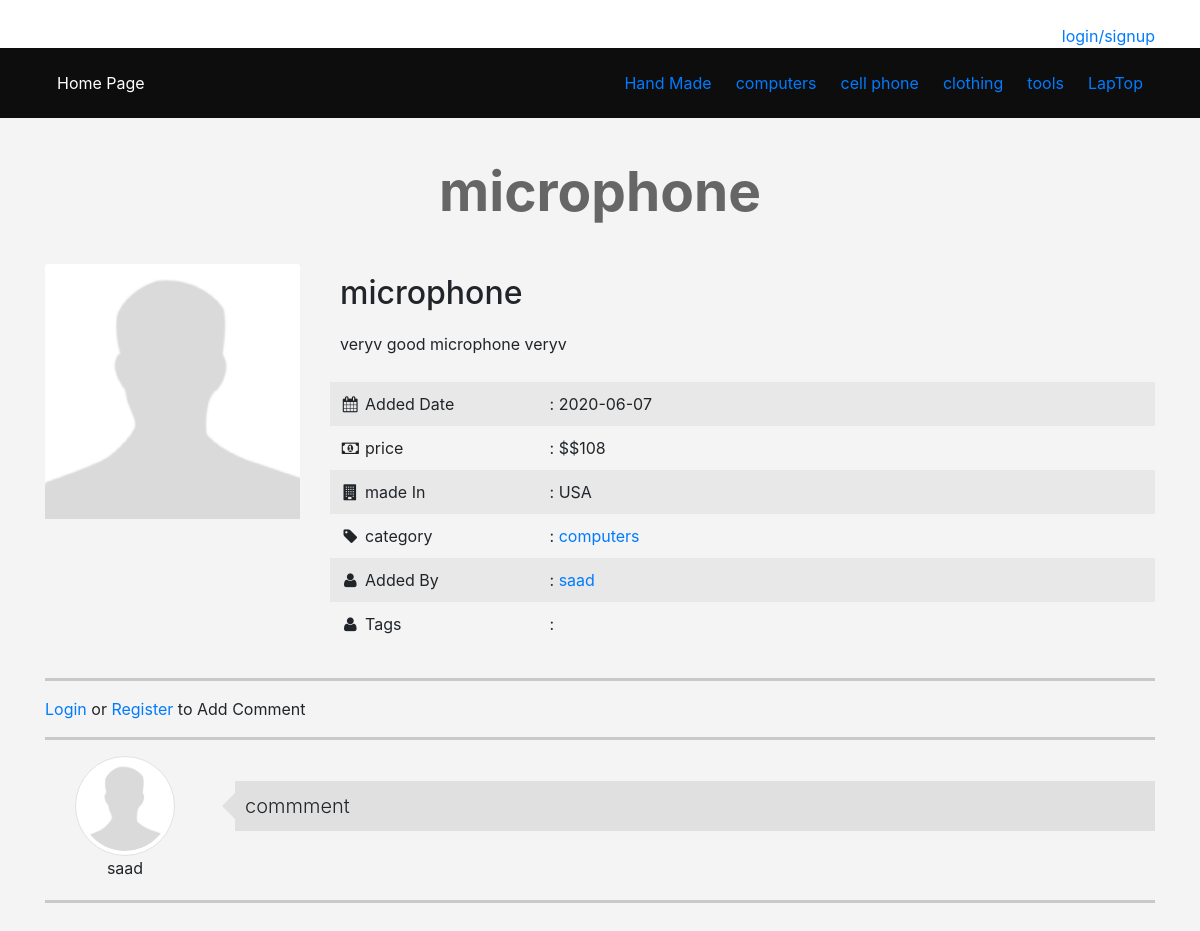
Page /items.php?itemid=20 on the committed database.
### tables this page shows
CREATE TABLE `categories` (
  `ID` int(11) NOT NULL,
  `Name` varchar(255) NOT NULL,
  `Descrption` text NOT NULL,
  `parent` int(11) NOT NULL,
  `Ordering` int(11) DEFAULT NULL,
  `Visibilty` tinyint(4) NOT NULL DEFAULT '0',
  `Allow_Comment` tinyint(4) NOT NULL DEFAULT '0',
  `Allow_Ads` tinyint(4) NOT NULL DEFAULT '0'
);

CREATE TABLE `items` (
  `item_ID` int(11) NOT NULL,
  `Name` varchar(255) NOT NULL,
  `Descrption` text NOT NULL,
  `price` varchar(255) NOT NULL,
  `Add_date` date NOT NULL,
  `country_made` varchar(255) NOT NULL,
  `image` varchar(255) NOT NULL,
  `status` varchar(255) NOT NULL,
  `Rating` smallint(6) NOT NULL,
  `Approve` tinyint(4) NOT NULL DEFAULT '0',
  `cat_ID` int(11) NOT NULL,
  `Member_ID` int(11) NOT NULL,
  `tags` varchar(255) NOT NULL
);

CREATE TABLE `users` (
  `UserID` int(11) NOT NULL COMMENT 'to identfy user',
  `Username` varchar(255) NOT NULL COMMENT 'username to login',
  `Password` varchar(255) NOT NULL COMMENT 'password  to login',
  `Email` varchar(255) NOT NULL,
  `FullName` varchar(255) NOT NULL,
  `GroupID` int(11) NOT NULL DEFAULT '0' COMMENT 'idenfint user group',
  `Truststatus` int(11) NOT NULL DEFAULT '0' COMMENT 'seller Rank',
  `Regstatus` int(11) NOT NULL DEFAULT '0' COMMENT 'user approve',
  `Date` date NOT NULL,
  `avatar` varchar(255) NOT NULL
);

CREATE TABLE `comments` (
  `c_id` int(11) NOT NULL,
  `comment` text NOT NULL,
  `status` tinyint(4) NOT NULL,
  `comment_date` date NOT NULL,
  `item_ID` int(11) NOT NULL,
  `userID` int(11) NOT NULL
);

### init.php (called while the page is built, shortened)
<?php
include 'admin/connect.php';
$tpl = 'includes/templates/';
$fun = 'includes/functions/';
$css = 'layout/css/';
include $fun . 'functions.php';
include $tpl . 'header.php';

### includes/functions/functions.php (called while the page is built, shortened)
<?php
    function getAllFrom($field,$table,$where = NULL,$and = NULL,$orderfiled,$ordering = "DESC"){
        global $con;
        $getAll = $con->prepare("SELECT $field FROM $table $where $and ORDER BY $orderfiled $ordering");
        $getAll->execute();
        $All = $getAll->fetchAll();
        return $All;
    }

### items.php (the view, shortened to what this page needs)
<?php
include "init.php";
                $itemid = isset($_GET['itemid'])&& is_numeric($_GET['itemid'])? intval($_GET['itemid']) : 0;
                $stmt = $con->prepare("SELECT
                                    items.*,
                                    categories.Name AS category_name,
                                    users.Username
                                    FROM
                                    items
                                    INNER JOIN
                                    categories
                                    ON
                                    categories.ID = items.cat_ID
                                    INNER JOIN
                                    users
                                    ON
                                    users.UserID = items.Member_ID
                                    WHERE item_ID= ?
                                    AND Approve = 1 ");
                $stmt->execute(array($itemid));
                $count = $stmt->rowCount();
                if($count >0 ){
                $item = $stmt->fetch();
                ?>
                <h1 class="text-center"> <?php echo $item['Name']; ?></h1>
                           <div class="container">
                                <div class="row">
                                <div class="col-md-3">
                            <?php    if(empty($item['image'])){
                  echo '<img class="card-img-top img-responsive"  src="img.png" alt=""/> ';
                }else{
                  echo " <img  class='card-img-top img-responsive'  src='uploads/avatars/" . $item['image'] ."' alt ='' /> ";}
                        ?>
                              </div>
                                <div class="col-md-9 itme-info">
                                      <h2><?php echo $item['Name'] ?> </h2>
                                      <p><?php echo $item['Descrption'] ?> </p>
                                      <ul class="list-unstyled" >
                                      <li>
                                      <i class="fa fa-calendar fa-fw"></i>
                                      <span>Added Date</span> : <?php echo $item['Add_date'] ?> </li>
                                      <li>
                                      <i class="fa fa-money fa-fw"></i>
                                      <span>price</span> : $<?php echo $item['price'] ?> </li>
                                      <li>
                                      <i class="fa fa-building fa-fw"></i>
                                      <span>made In </span> : <?php echo $item['country_made'] ?> </li>
                                      <li>
                                      <i class="fa fa-tag fa-fw"></i>
                                      <span>category</span> :<a href="categories.php?pageid=<?php echo $item['cat_ID'] ?>" >   <?php echo $item['category_name'] ?></a> </li>
                                      <li>
                                      <i class="fa fa-user fa-fw"></i>
                                      <span>Added By</span> : <a href="#">  <?php echo $item['Username'] ?> </a> </li>
                                      <li class="tags-items">
                                      <i class="fa fa-user fa-fw"></i>
                                      <span> Tags</span> :
                                      </li>
                                     </ul>
                                </div>
                                </div>
                                <hr class="custom-hr">
                                <?php  if(isset($_SESSION['user'])){ ?>
                                <div class="row">
                                   <div class="col-md-offset-3">
                                         <div class="add-comment">
                                                      <h3>Add You Comment</h3>
                                                <form action="<?php echo $_SERVER['PHP_SELF'] .'?itemid=' . $item['item_ID'] ?>" method="POST">
                                                    <textarea name="comment" class="form-control" required = "reguired"></textarea>
                                                     <input class="btn btn-primary" type="submit" value="Add coment" />
                                                   </form>
                                                   <?php
                                                   if($_SERVER['REQUEST_METHOD'] == 'POST'){
                                                        $comment    = filter_var($_POST['comment'],FILTER_SANITIZE_STRING);
                                                        $itemid     = $item['item_ID'];
                                                        $userid     = $_SESSION['uid'];
                                                     if(! empty($comment)){
                                                            $stmt = $con->prepare(" INSERT INTO
                                                               comments (comment,status,comment_date,item_ID,userID)
                                                              VALUES(:zcomment,0,NOW(),:zitemid,:zuserid)");
                                                              $stmt->execute(array(
                                                                    'zcomment' => $comment,
                                                                    'zitemid'  => $itemid,
                                                                    'zuserid'  => $userid ));
                                                              if($stmt){
                                                 echo '<div class="alert alert-success"> Comment Added </div>';
                                                              }
                                                        }else{
                                                            echo '<div class="alert alert-danger"> Not Comment empty </div>';
                                                        }
                                                   }
                                                   ?>
                                                  </div>
                                              </div>
                                          </div>
                                <?php }else{ echo '<a href ="login.php"> Login</a> or <a href ="login.php"> Register </a> to Add Comment';} ?>
                                <hr class="custom-hr">
                                <?php
                              $stmt = $con->prepare("SELECT
                              comments.*, users.Username
                              FROM
                              comments
                              INNER JOIN
                              users
                              ON
                              users.UserID = comments.UserID
                              WHERE
                              item_ID = ?
                              AND
                              status = 1
                              ORDER BY
                              c_id DESC");
                $stmt->execute(array($item['item_ID']));
                $comments = $stmt->fetchAll();
                              ?>
                             <?php foreach($comments as $comment){ ?>
                              <div class="comment-box">
                                <div class="row">
                                    <div class="col-sm-2 text-center">
                                    <img class="card-img img-responsive img-thumbnail img-circle center-block"  src="img.png" alt=""/>
                                    <?php echo $comment['Username'] ?>
                                    </div>
                                    <div class="col-sm-10">
                                    <p  class="lead">   <?php echo $comment['comment'] ?></p></div>
                                    </div>
                              </div>
                              <hr class="custom-hr">
                         <?php    } ?>
                           </div>
                <?php
                       }else{
                        echo '<div class="alert alert-danger text-center">   There\'s No such ID Or This Item Is Wating Approve</di>';
                }
                include $tpl . 'footer.php' ;
                ?>

### includes/templates/header.php (shortened to what this page needs)
<!DOCTYPE html PUBLIC "-//W3C//DTD XHTML 1.0 Transitional//EN" "http://www.w3.org/TR/xhtml1/DTD/xhtml1-transitional.dtd">
<html xmlns="http://www.w3.org/1999/xhtml">
    <head>
           <link rel="stylesheet"   href="<?php echo $css; ?>bootstrap.min.css" />
           <link rel="stylesheet" href="<?php echo $css; ?>font-awesome.min.css" />
           <link rel="stylesheet" href="<?php echo $css; ?>jquery-ui.css" />
           <link rel="stylesheet" href="<?php echo $css; ?>jquery.selectBoxIt.css" />
           <link rel="stylesheet"   href="<?php echo $css; ?>main.css" />
    </head>
    <body>
      <div class="upper-bar">
        <div class="container">
        <?php
             if(isset($_SESSION['user'])){
                ?>
           <!--
           <div class="btn-group my-info text-right">
                  <span  class="btn btn-default dropdown-toggle" data-toggle="dropdown">
                  <span class="caret"></span>
                </span>
                  <ul class="dropdown-menu">
                    <li><a href ="profile.php">My Profile</a></li>
                    <li><a href="newad.php"> New Item</a></li>
                    <li><a href=profile.php#my-ads"> New Item</a></li>
                    <li><a href="logout.php"> logout</a></li>
                </ul>
            </div>
                  -->
      <?php
            echo '<div class="header-ul">';
           echo '<h5> welcome ' . $sessionUser . ' </h5>';
            echo '<ul class="list-unstyled">';
            echo '  <li><a href="profile.php"> My Profile </a></li>';
            echo '  <li><a href="newad.php"> New Item </a></li>';
            echo '  <li><a href="profile.php#my-ads"> My Items </a></li>';
            echo '  <li><a href="logout.php"> logout</a></li>';
            echo '</ul>';
           echo '</div>';
            $userstatus = checkUserStatus($sessionUser);
              if( $userstatus == 1){
             }
                }else{
                   ?>
              <a href="login.php">
                  <span class="pull-right">login/signup</span>
              </a>
           <?php  } ?>
        </div>
      </div>
      <nav class="navbar navbar-expand-lg navbar-light  navbar-dark bg-dark">
              <div class="container">
                  <a class="navbar-brand" href="index.php">Home Page</a>
              <div class="collapse navbar-collapse" id="mainnav">
               <ul class="nav navbar-nav  ml-auto">
                         <?php
                      $categories= getAllFrom("*","categories","where parent=0","","ID", "ASC");
                                foreach($categories as $cat){
                                  echo
                                      '<li><a href="categories.php?pageid='.$cat['ID'].'" >
                                      '. $cat['Name']. '
                                        </a></li>';
                               }  ?>
                </ul>
          </div>
          </div>
        </nav>

### layout/css/main.css (style rules this page uses)
body { background-color: #f4f4f4; font-size: 16px; height:3000px ; }
h1 { font-size: 55px; margin: 40px 0; font-weight: bold; color: #666; }
.bg-dark { background-color:#0d0d0d !important; }
.navbar { border-radius: 0; margin-bottom: 0; }
.nav > li > a ,.navbar-brand { padding: 15px 12px; }
.navbar-brand { font-size: 1em; }
.upper-bar { padding:24px; background-color: #fff; }
.itme-info h2 { padding: 10px; margin: 0; }
.itme-info p { padding: 10px; }
.itme-info ul li { padding: 10px; }
.itme-info ul li:nth-child(odd) { background-color: #e8e8e8; }
.itme-info ul li span { display: inline-block; width: 180px; }
.comment-box { margin-bottom: 20px; }
.comment-box img { max-width: 100px; display: block; border-radius: 50%; margin: auto; }
.comment-box .lead { background-color:#e0e0e0; position: relative; padding: 10px; margin-top: 25px; }
.comment-box .lead:before { content: ""; width: 0; height: 0; border-width: 15px; border-style: solid; border-color: transparent #e0e0e0 transparent transparent ; position: absolute; left: -28px; top: 10px; }
.custom-hr { border-top:3px solid #c9c9c9 ; }

### rows in the picture
categories: Name "Hand Made"
categories: Name "computers"
categories: Name "cell phone"
categories: Name "clothing"
categories: Name "tools"
categories: Name "LapTop"
items: Name "microphone", Descrption "veryv good microphone veryv", Add_date "2020-06-07", price "$108", country_made "USA", cat_ID.Name "computers", Member_ID.Username "saad"
comments: userID.Username "saad", comment "commment"
